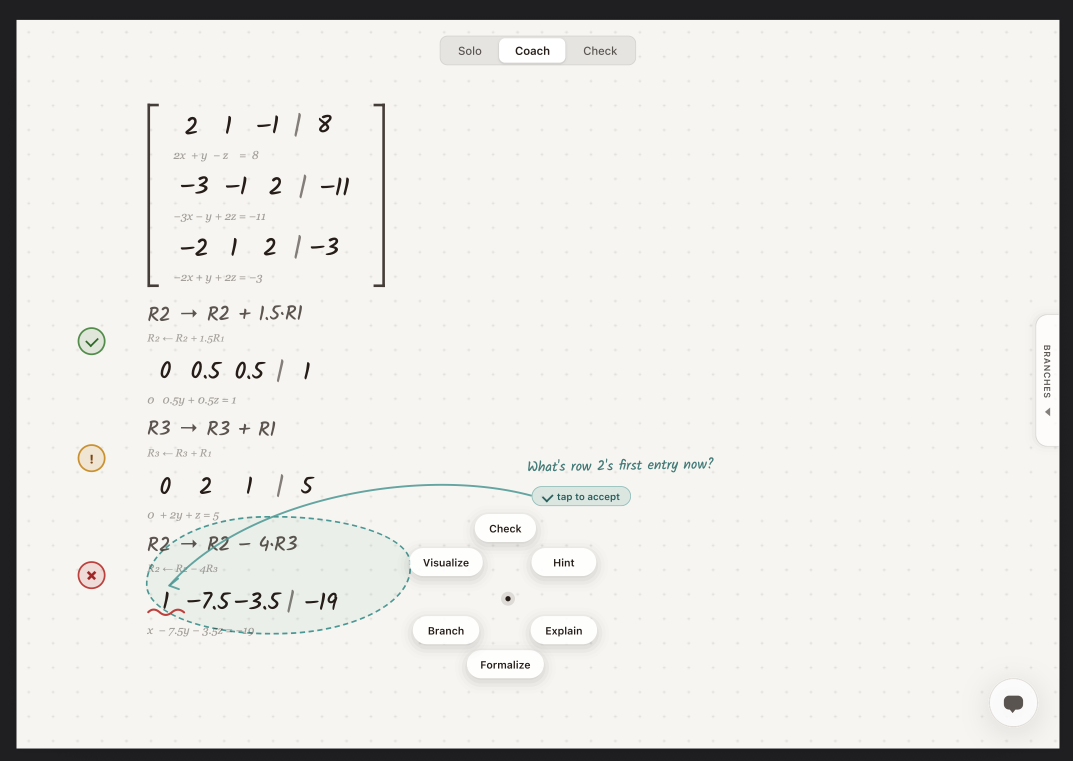
#> input picture design/ipad-mockup.png, 2146 x 1522 px (shown at 1/2 size)
$ python -i rasterize.py   (imports and definitions only)
#> lines starting #> are read from the running program, lines starting #| are printed output that depends on the picture
"""Preprocessing for rasterized ink traces (PNG): crop, resize, normalize."""

from __future__ import annotations

from pathlib import Path

import numpy as np
from PIL import Image, ImageDraw


def load_grayscale(path: str | Path) -> Image.Image:
    """Load an image as 8-bit grayscale, flattening any alpha onto white."""
#> called with path = '../../design/ipad-mockup.png'
    img = Image.open(path)
#> img is the input picture: PIL image 2146x1522 RGBA; mean R, G, B, A 229.1, 227.6, 224, 255
    if img.mode in ("RGBA", "LA") or (img.mode == "P" and "transparency" in img.info):
        rgba = img.convert("RGBA")
        bg = Image.new("RGBA", rgba.size, (255, 255, 255, 255))
#> bg: PIL image 2146x1522 RGBA; every value is 255
        img = Image.alpha_composite(bg, rgba)
    return img.convert("L")


def crop_to_ink(img: Image.Image, threshold: int = 200, padding: int = 8) -> Image.Image:
    """Crop to the bounding box of dark (ink) pixels plus padding.

    Assumes dark ink on a light background. Returns the image unchanged if no
    ink is found.
    """
#> called with threshold = 200, padding = 8
    arr = np.asarray(img.convert("L"))
    ys, xs = np.nonzero(arr < threshold)
    if len(xs) == 0:
        return img
    left = max(int(xs.min()) - padding, 0)
#> left = 0
    top = max(int(ys.min()) - padding, 0)
#> top = 0
    right = min(int(xs.max()) + padding + 1, arr.shape[1])
#> right = 2146
    bottom = min(int(ys.max()) + padding + 1, arr.shape[0])
#> bottom = 1522
    return img.crop((left, top, right, bottom))


def resize_keep_aspect(img: Image.Image, max_height: int, max_width: int) -> Image.Image:
    """Downscale (never upscale) to fit within max_height x max_width."""
#> called with max_height = 256, max_width = 1024
    scale = min(max_height / img.height, max_width / img.width, 1.0)
#> scale = 0.168
    if scale >= 1.0:
        return img
    size = (max(1, round(img.width * scale)), max(1, round(img.height * scale)))
#> size = (361, 256)
    return img.resize(size, Image.Resampling.LANCZOS)
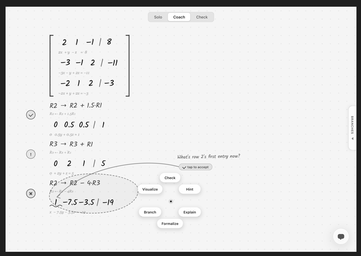
#> returned value: PIL image 361x256 L; min 0, max 255, mean 227.4


# [4 lines left out: function normalize, not called in this run]


def preprocess(
    path: str | Path,
    max_height: int = 256,
    max_width: int = 1024,
    padding: int = 8,
) -> Image.Image:
    """Load, crop to ink, and resize. Returns a grayscale PIL image."""
    img = load_grayscale(path)
    img = crop_to_ink(img, padding=padding)
    return resize_keep_aspect(img, max_height, max_width)


# ---------------------------------------------------------------------------
# Online ink (stroke) rendering
# ---------------------------------------------------------------------------

Stroke = np.ndarray  # shape (N, 2+): columns x, y[, t]; y points down


# [45 lines left out: functions render_ink, save_png, not called in this run]

>>> result = preprocess('../../design/ipad-mockup.png')
